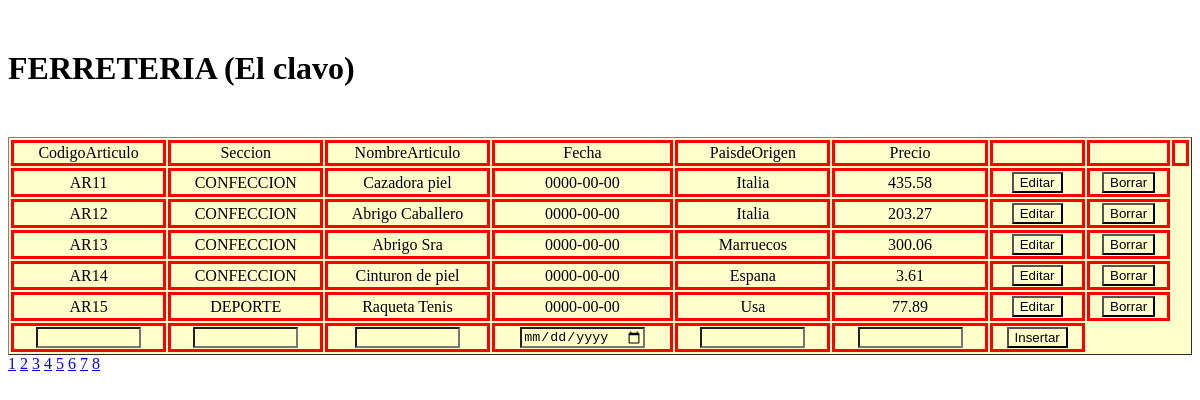
The page /Ferreteria/ejercicios/04_paginacion.php?pagina=3 on the database its author committed.
### tables this page shows
CREATE TABLE `productos` (
  `CODIGOARTICULO` varchar(5) NOT NULL,
  `SECCION` varchar(25) NOT NULL,
  `NOMBREARTICULO` varchar(40) NOT NULL,
  `FECHA` date NOT NULL,
  `PAISDEORIGEN` varchar(25) NOT NULL,
  `PRECIO` varchar(8) NOT NULL
);

### Ferreteria/ejercicios/include/BD.php (called while the page is built, shortened)
<?php
include_once "productos.php";
class Base {
    private static function realizarConexion() {
        try {
            $conexion = new PDO("mysql:host=localhost; dbname=ferreteria", "root", "");
            $conexion->setAttribute(PDO::ATTR_ERRMODE, PDO::ERRMODE_EXCEPTION);
            $conexion->exec("SET CHARACTER SET utf8");
        } catch (PDOException $e) {
            echo 'ERROR - No se ha podido conectar con la BD: ' . $e->getMessage();
            exit;
        }
        return $conexion;
    }
    public static function getProductos() {
        try {
            $sql = "SELECT * FROM PRODUCTOS";
            $conexion = self::realizarConexion();
            $resultado = $conexion->query($sql);
            $arra_productos = array();
            while ($fila = $resultado->fetch()) {
                $arra_productos[] = new Productos($fila);
            }
        } catch (PDOException $e) {
            echo $e->getMessage();
        } finally {
            $conexion = null;
        }
        return $arra_productos;
    }
        public static function getProductosLimites($inicio,$fin){
           $sql="SELECT * FROM PRODUCTOS limit :n_inicio, :n_fin";
            $conexion=self::realizarConexion();
            $resultado=$conexion->prepare($sql);
            $resultado->bindValue(':n_inicio', $inicio , PDO::PARAM_INT);
            $resultado->bindValue(':n_fin', $fin, PDO::PARAM_INT);
            $resultado->execute();
            $arra_productos=array();
            while ($fila=$resultado->fetch()){
                $arra_productos[]= new Productos($fila);
            }
            return ($arra_productos);
        }
}
?>

### Ferreteria/ejercicios/include/productos.php (called while the page is built, shortened)
<?Php
class Productos {
	private $codigoArticulo;
	private $seccion;
	private $nombreArticulo;
	private $fecha;
	private $paisdeOrigen;
	private $precio;
	function __Construct ($registro){
		$this->codigoArticulo=  $registro['CODIGOARTICULO'];
		$this->seccion = $registro['SECCION'];
		$this->nombreArticulo = $registro['NOMBREARTICULO'];
		$this->fecha = $registro['FECHA'];
		$this->paisdeOrigen = $registro['PAISDEORIGEN'];
		$this->precio = $registro['PRECIO'];
	}
	function getCodigoarticulo(){
		return $this->codigoArticulo;
	}
	function getSeccion(){
		return $this->seccion;
	}
	function getNombreArticulo(){
		return $this->nombreArticulo;
	}
	function getFecha(){
		return $this->fecha;
	}
	function getPaisdeOrigen(){
		return $this->paisdeOrigen;
	}
	function getPrecio(){
		return $this->precio;
	}
}
?>

### Ferreteria/ejercicios/04_paginacion.php (the view, shortened to what this page needs)
<!doctype html>
<html>
<head>
<link rel="stylesheet" type="text/css" href="estilo/miestilo.css"/>
</head>
<body>
<?Php
require_once "./include/productos.php";
require_once "./include/BD.php";
$array_de_productos = Base::getProductos();
$tamanio_pagina=5;
if (isset($_GET["pagina"])){
		if ($_GET["pagina"]==1){
			header ("Location:04_paginacion.php");
		}else{
			$pagina=$_GET["pagina"];
		}
}else{
		$pagina=1;
	}
$numero_filas=count($array_de_productos);
$total_paginas=ceil($numero_filas/$tamanio_pagina);
$inicio_desde=($pagina-1)*$tamanio_pagina;
$array_de_productos = Base::getProductosLimites($inicio_desde,$tamanio_pagina);
?>
<div id="barrasuperior">
<h1><span class="subtitulo2">FERRETERIA (El clavo)</span></h1>
</div>
<div id="contenedor">
<form action="<?Php  echo   $_SERVER['PHP_SELF'];  ?>" method="post">
  <table width="100%" border="1" align="center">
    <tr >
      <td class="primera_fila">CodigoArticulo</td>
      <td class="primera_fila">Seccion</td>
      <td class="primera_fila">NombreArticulo</td>
      <td class="primera_fila">Fecha</td>
      <td class="primera_fila">PaisdeOrigen </td>
      <td class="primera_fila">Precio</td>
      <td class="sin">&nbsp;</td>
      <td class="sin">&nbsp;</td>
      <td class="sin">&nbsp;</td>
    </tr>
   <?Php
   foreach ($array_de_productos as $producto):?>
   	<tr>
      <td> <?Php echo $producto->getCodigoArticulo(); ?></td>
      <td> <?Php echo $producto->getSeccion(); ?></td>
      <td> <?Php echo $producto->getNombreArticulo(); ?></td>
      <td> <?Php echo $producto->getFecha(); ?></td>
      <td> <?Php echo $producto->getPaisdeOrigen();?></td>
      <td> <?Php echo $producto->getPrecio(); ?></td>
    <td class='bot'><a href="04_editar.php?selcodigo=<?Php echo $producto->getCodigoArticulo(); ?> & selseccion=<?Php echo $producto->getSeccion();?> & selnombre=<?Php echo $producto->getNombreArticulo();?> & selfecha=<?Php echo $producto->getFecha();?> & selpais=<?Php echo $producto->getPaisdeOrigen();?>& selprecio=<?Php echo $producto->getPrecio();?>"> <input type='button' name='up' id='up' value='Editar'></a></td>
<td class="bot"><a href="04_borrar.php?selcodigo=<?Php echo $producto->getCodigoArticulo(); ?>"><input type='button' name='del' id='del' value='Borrar'></a></td>
    </tr>
    <?Php
	endforeach;
    ?>
	<tr>
	  <td><input type='text' name='f_codigo' size='10' class='centrado'></td>
      <td><input type='text' name='f_seccion' size='10' class='centrado'></td>
      <td><input type='text' name='f_nombre' size='10' class='centrado'></td>
      <td><input type='date' name='f_fecha' size='10' class='centrado'></td>
       <td><input type='text' name='f_pais' size='10' class='centrado'></td>
      <td><input type='text' name=' f_precio' size='10' class='centrado'></td>
      <td class='bot'><input type='submit' name='cr' id='cr' value='Insertar'></td></tr>
  </table>
  <?Php
  for ($i=1;$i<=$total_paginas;$i++){
	echo "<a href='?pagina=" .$i. "'>".$i. "</a>  ";
  }?>
</form>
<p>&nbsp;</p>
</div>
</body>
</html>

### TiendaImagenes/css/miestilo.css (style rules this page uses)
table { background-color:#FFC; margin:auto }
tr,td { border:solid; border-color:#F00; text-align:center; }
input { background-color:#FFC; }
div { margin-top:50px; margin-bottom: 50px; }

### rows shown on the page
productos: CODIGOARTICULO "AR11", SECCION "CONFECCION", NOMBREARTICULO "Cazadora piel", FECHA "0000-00-00", PAISDEORIGEN "Italia", PRECIO "435.58"
productos: CODIGOARTICULO "AR12", SECCION "CONFECCION", NOMBREARTICULO "Abrigo Caballero", FECHA "0000-00-00", PAISDEORIGEN "Italia", PRECIO "203.27"
productos: CODIGOARTICULO "AR13", SECCION "CONFECCION", NOMBREARTICULO "Abrigo Sra", FECHA "0000-00-00", PAISDEORIGEN "Marruecos", PRECIO "300.06"
productos: CODIGOARTICULO "AR14", SECCION "CONFECCION", NOMBREARTICULO "Cinturon de piel", FECHA "0000-00-00", PAISDEORIGEN "Espana", PRECIO "3.61"
productos: CODIGOARTICULO "AR15", SECCION "DEPORTE", NOMBREARTICULO "Raqueta Tenis", FECHA "0000-00-00", PAISDEORIGEN "Usa", PRECIO "77.89"
